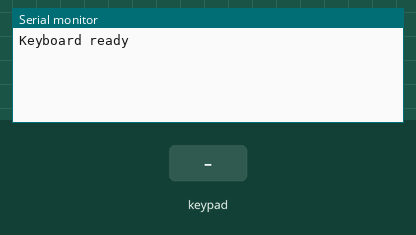
Bench run of a sketch on a simulated Arduino Uno, built with avr-gcc and run on an emulated ATmega328P. Shown: the last lines printed to the serial monitor. Wiring (inferred from the names in the program): 2×3 keypad with keys 1 2 3 4 5 6 (labels assumed): rows pin 5, pin 6; columns pin 2, pin 3, pin 4. The test bench sets the inputs (shaded band).

Above: at 3.2 s.
3.3 s: key '1' pressed
At 4.5 s:
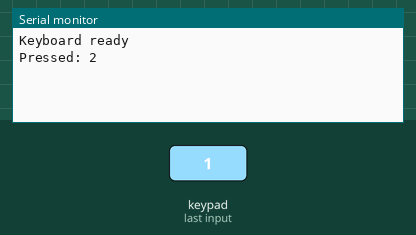
4.8 s: keypad keys 1 2 3 4 pressed 0.4 s apart
At 6.8 s:
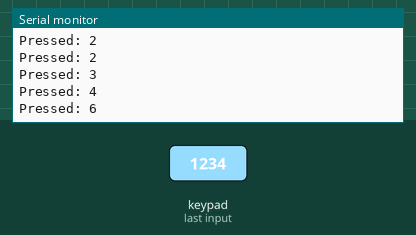
7.9 s: key '5' pressed
At 8.3 s:
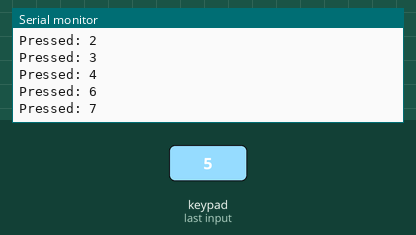
Timing chart, 0 to 10.9 s (numbered marks = the images above; inputs shaded):
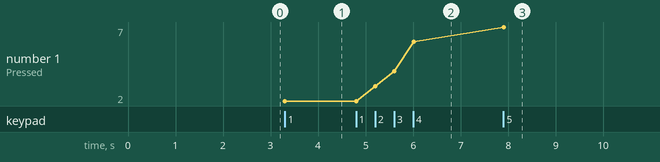

Measured:
- after the input at 3.3 s, the serial monitor: prints a new line at once (image 1)
- after the input at 4.8 s, the serial monitor: prints a new line after 0.40 s (image 2)
- after the input at 7.9 s, the serial monitor: prints a new line at once (image 3)
- plotted number 1: 2 → 6 after the input at 4.8 s, 6 → 7 after the input at 7.9 s

The sketch:

8KeyBoardCode.ino
```cpp
#include <Arduino.h>

const byte ROWS = 2;
const byte COLS = 4;

byte rowPins[ROWS] = {5, 6};
byte colPins[COLS] = {1, 2, 3, 4};

char keymap[ROWS][COLS] = {
  {'1','2','3','4'},
  {'5','6','7','8'}
};

bool keyState[ROWS][COLS] = {false};

void setup() {
  Serial.begin(115200);
  delay(2000);

  Serial.println("Keyboard ready");

  for (byte r = 0; r < ROWS; r++) {
    pinMode(rowPins[r], OUTPUT);
    digitalWrite(rowPins[r], HIGH);
  }

  for (byte c = 0; c < COLS; c++) {
    pinMode(colPins[c], INPUT_PULLUP);
  }
}

void loop() {
  for (byte r = 0; r < ROWS; r++) {

    digitalWrite(rowPins[r], LOW);

    delayMicroseconds(50);

    for (byte c = 0; c < COLS; c++) {

      bool pressed = (digitalRead(colPins[c]) == LOW);

      if (pressed && !keyState[r][c]) {
        Serial.print("Pressed: ");
        Serial.println(keymap[r][c]);
      }

      keyState[r][c] = pressed;
    }

    digitalWrite(rowPins[r], HIGH);
  }

  delay(10);
}
```
